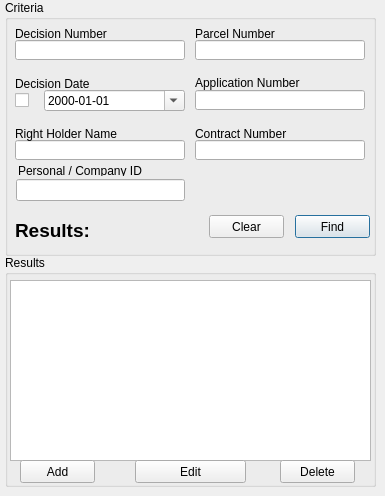
      <widget class="QWidget" name="decision_tab">
       <attribute name="title">
        <string>Decision</string>
       </attribute>
       <widget class="QGroupBox" name="groupBox_13">
        <property name="geometry">
         <rect>
          <x>5</x>
          <y>0</y>
          <width>371</width>
          <height>256</height>
         </rect>
        </property>
        <property name="title">
         <string>Criteria</string>
        </property>
        <widget class="QLineEdit" name="decision_num_edit">
         <property name="geometry">
          <rect>
           <x>10</x>
           <y>40</y>
           <width>170</width>
           <height>20</height>
          </rect>
         </property>
        </widget>
        <widget class="QLineEdit" name="decision_right_holder_name_edit">
         <property name="geometry">
          <rect>
           <x>10</x>
           <y>140</y>
           <width>170</width>
           <height>20</height>
          </rect>
         </property>
        </widget>
        <widget class="QLineEdit" name="decision_parcel_num_edit">
         <property name="geometry">
          <rect>
           <x>190</x>
           <y>40</y>
           <width>170</width>
           <height>20</height>
          </rect>
         </property>
        </widget>
        <widget class="QLineEdit" name="decision_contract_num_edit">
         <property name="geometry">
          <rect>
           <x>190</x>
           <y>140</y>
           <width>170</width>
           <height>20</height>
          </rect>
         </property>
        </widget>
        <widget class="QLineEdit" name="decision_application_num_edit">
         <property name="geometry">
          <rect>
           <x>190</x>
           <y>90</y>
           <width>170</width>
           <height>20</height>
          </rect>
         </property>
        </widget>
        <widget class="QLabel" name="label_38">
         <property name="geometry">
          <rect>
           <x>10</x>
           <y>25</y>
           <width>170</width>
           <height>17</height>
          </rect>
         </property>
         <property name="text">
          <string>Decision Number</string>
         </property>
        </widget>
        <widget class="QLabel" name="label_39">
         <property name="geometry">
          <rect>
           <x>10</x>
           <y>75</y>
           <width>170</width>
           <height>17</height>
          </rect>
         </property>
         <property name="text">
          <string>Decision Date</string>
         </property>
        </widget>
        <widget class="QLabel" name="label_40">
         <property name="geometry">
          <rect>
           <x>10</x>
           <y>125</y>
           <width>170</width>
           <height>17</height>
          </rect>
         </property>
         <property name="text">
          <string>Right Holder Name</string>
         </property>
        </widget>
        <widget class="QLabel" name="label_42">
         <property name="geometry">
          <rect>
           <x>190</x>
           <y>25</y>
           <width>170</width>
           <height>17</height>
          </rect>
         </property>
         <property name="text">
          <string>Parcel Number</string>
         </property>
        </widget>
        <widget class="QLabel" name="label_43">
         <property name="geometry">
          <rect>
           <x>190</x>
           <y>75</y>
           <width>170</width>
           <height>16</height>
          </rect>
         </property>
         <property name="text">
          <string>Application Number</string>
         </property>
        </widget>
        <widget class="QLabel" name="label_44">
         <property name="geometry">
          <rect>
           <x>190</x>
           <y>125</y>
           <width>170</width>
           <height>17</height>
          </rect>
         </property>
         <property name="text">
          <string>Contract Number</string>
         </property>
        </widget>
        <widget class="QDateEdit" name="decision_date">
         <property name="geometry">
          <rect>
           <x>39</x>
           <y>90</y>
           <width>141</width>
           <height>21</height>
          </rect>
         </property>
         <property name="displayFormat">
          <string>yyyy-MM-dd</string>
         </property>
         <property name="calendarPopup">
          <bool>true</bool>
         </property>
        </widget>
        <widget class="QPushButton" name="decision_clear_button">
         <property name="geometry">
          <rect>
           <x>204</x>
           <y>215</y>
           <width>75</width>
           <height>23</height>
          </rect>
         </property>
         <property name="text">
          <string>Clear</string>
         </property>
        </widget>
        <widget class="QPushButton" name="decision_find_button">
         <property name="geometry">
          <rect>
           <x>290</x>
           <y>215</y>
           <width>75</width>
           <height>23</height>
          </rect>
         </property>
         <property name="text">
          <string>Find</string>
         </property>
         <property name="default">
          <bool>true</bool>
         </property>
        </widget>
        <widget class="QCheckBox" name="decision_date_cbox">
         <property name="geometry">
          <rect>
           <x>10</x>
           <y>90</y>
           <width>21</width>
           <height>20</height>
          </rect>
         </property>
         <property name="text">
          <string/>
         </property>
        </widget>
        <widget class="QLabel" name="decision_results_label">
         <property name="geometry">
          <rect>
           <x>10</x>
           <y>220</y>
           <width>111</width>
           <height>20</height>
          </rect>
         </property>
         <property name="font">
          <font>
           <family>Lucida Grande</family>
           <pointsize>14</pointsize>
           <weight>75</weight>
           <bold>true</bold>
          </font>
         </property>
         <property name="text">
          <string>Results:</string>
         </property>
         <property name="alignment">
          <set>Qt::AlignLeading|Qt::AlignLeft|Qt::AlignVCenter</set>
         </property>
        </widget>
        <widget class="QLineEdit" name="personal_decision_edit">
         <property name="geometry">
          <rect>
           <x>11</x>
           <y>179</y>
           <width>169</width>
           <height>22</height>
          </rect>
         </property>
        </widget>
        <widget class="QLabel" name="label_72">
         <property name="geometry">
          <rect>
           <x>13</x>
           <y>166</y>
           <width>152</width>
           <height>10</height>
          </rect>
         </property>
         <property name="text">
          <string>Personal / Company ID</string>
         </property>
        </widget>
       </widget>
       <widget class="QGroupBox" name="groupBox_14">
        <property name="geometry">
         <rect>
          <x>5</x>
          <y>255</y>
          <width>371</width>
          <height>232</height>
         </rect>
        </property>
        <property name="title">
         <string>Results</string>
        </property>
        <widget class="QTableWidget" name="decision_results_twidget">
         <property name="geometry">
          <rect>
           <x>5</x>
           <y>25</y>
           <width>361</width>
           <height>181</height>
          </rect>
         </property>
         <property name="selectionMode">
          <enum>QAbstractItemView::ExtendedSelection</enum>
         </property>
        </widget>
        <widget class="QPushButton" name="decision_delete_button">
         <property name="geometry">
          <rect>
           <x>275</x>
           <y>205</y>
           <width>75</width>
           <height>23</height>
          </rect>
         </property>
         <property name="text">
          <string>Delete</string>
         </property>
        </widget>
        <widget class="QPushButton" name="decision_edit_button">
         <property name="geometry">
          <rect>
           <x>130</x>
           <y>205</y>
           <width>111</width>
           <height>23</height>
          </rect>
         </property>
         <property name="text">
          <string>Edit</string>
         </property>
        </widget>
        <widget class="QPushButton" name="decision_add_button">
         <property name="geometry">
          <rect>
           <x>15</x>
           <y>205</y>
           <width>75</width>
           <height>23</height>
          </rect>
         </property>
         <property name="text">
          <string>Add</string>
         </property>
        </widget>
       </widget>
      </widget>
